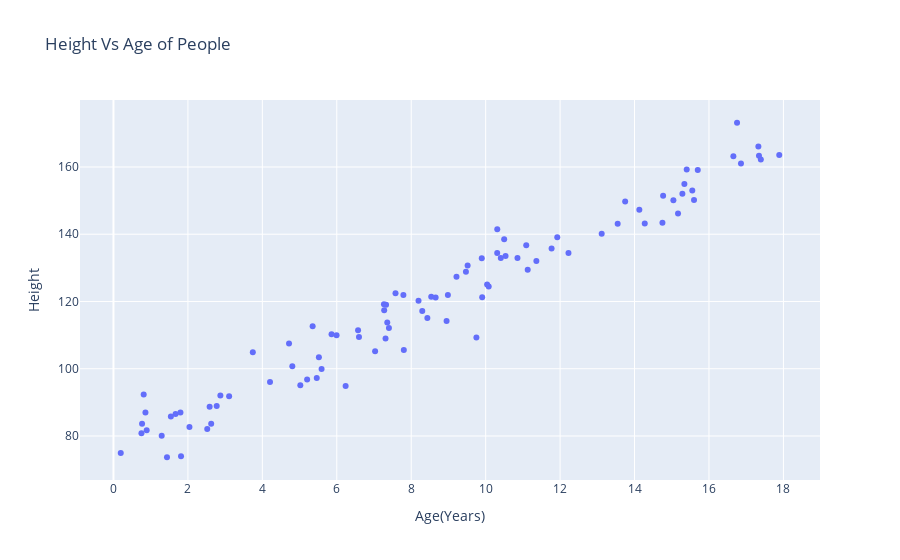

This figure's notebook cell:
### Code cell
ages = data['Age']
heights = data['Height']

fig = px.scatter(x=ages, y=heights, title="Height Vs Age of People", labels={'x': 'Age(Years)', 'y':'Height'})

fig.show()
